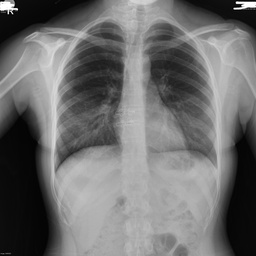
#> input picture a.jpg, 256 x 256 px, shrunk from 3006 x 3006 before the run
$ python lbp.py
#> lines starting #> are read from the running program, lines starting #| are printed output that depends on the picture

import cv2
import numpy as np
from matplotlib import pyplot as plt

def get_pixel(img, center, x, y):

    new_value = 0

    try:
        if img[x][y] >= center:
            new_value = 1

    except:
        pass

    return new_value

def lbp_calculated_pixel(img, x, y):

    center = img[x][y]

    val_ar = []

    # top_left
    val_ar.append(get_pixel(img, center, x-1, y-1))

    # top
    val_ar.append(get_pixel(img, center, x-1, y))

    # top_right
    val_ar.append(get_pixel(img, center, x-1, y + 1))

    # right
    val_ar.append(get_pixel(img, center, x, y + 1))

    # bottom_right
    val_ar.append(get_pixel(img, center, x + 1, y + 1))

    # bottom
    val_ar.append(get_pixel(img, center, x + 1, y))

    # bottom_left
    val_ar.append(get_pixel(img, center, x + 1, y-1))

    # left
    val_ar.append(get_pixel(img, center, x, y-1))

    # Now, we need to convert binary
    # values to decimal
    power_val = [1, 2, 4, 8, 16, 32, 64, 128]

    val = 0

    for i in range(len(val_ar)):
        val += val_ar[i] * power_val[i]

    return val

path = 'a.jpg'
img_bgr = cv2.imread(path, 1)
#> img_bgr is the input picture: shape (256, 256, 3); min 0, max 255, mean 110

height, width, _ = img_bgr.shape
#> height = 256; width = 256
img_gray = cv2.cvtColor(img_bgr,
                        cv2.COLOR_BGR2GRAY)
img_lbp = np.zeros((height, width),
                   np.uint8)

for i in range(0, height):
    for j in range(0, width):
        img_lbp[i, j] = lbp_calculated_pixel(img_gray, i, j)
#> this loop made 256 passes
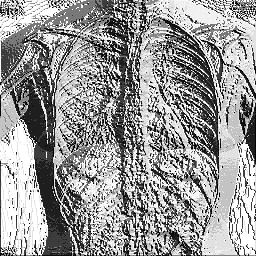
#> img_lbp: shape (256, 256); min 0, max 255, mean 152.3
cv2.imwrite('lbp.jpg', img_lbp)
